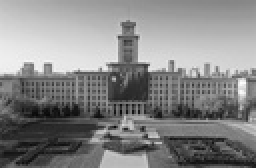
%> input picture lab5/codes/pic/NKU70_gray.jpg, 128 x 84 px, shrunk from 625 x 411 before the run (shown 2 times larger)
$ octave BMPbit1_8_XtoY.m   (GNU Octave 9; MATLAB toolbox functions it lacks are replaced by stand-ins)
%> lines starting %> are read from the running program, lines starting %| are printed output that depends on the picture; in (x1, y1, x2, y2) boxes, pixels count from 0 and x2, y2 are one past the last pixel; in counts of white or black regions, pixels touching at a corner belong together; the program's own positions count from 1
clc;
clear all;
close all;

figure;
img = imread("./pic/NKU70_gray.jpg");
%> img is the input picture: size 84x128 uint8; min 8, max 255, mean 133.6
imshow(img);
title('原图像');
imwrite(img, './pic/BMPbit1_8_XtoY/NKU70_gray.bmp');

for t = 1 : 8
    [m, n] = size(img);
%> m = 84; n = 128
    x = zeros(m, n);
    y = zeros(m, n);
    z = zeros(m, n);
    for i = 1 : m
        for j = 1 : n
            x(i, j) = bitget(img(i, j), t);
        end
    end
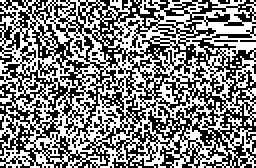
%> x: size 84x128 double (shown 2 times larger); values 0 (black) and 1 (white), 51.1% white; black in thin lines or dots

    figure;
    imshow(x, []);
    title(['第 ', num2str(t), ' 个位平面']);
    imwrite(x, ['./pic/BMPbit1_8_XtoY/NKU70_gray_', num2str(t), '.png']);


    for k = 1 : t
        x = zeros(m, n);

        for i = 1 : m
            for j = 1 : n
                x(i, j) = bitget(img(i, j), k);
            end
        end

        for i = 1 : m
            for j = 1 : n
                y(i, j) = bitset(y(i, j), k, x(i, j));
            end
        end
    end

    figure;
    imshow(y, []);
    title(['第 1 - ', num2str(t), ' 个位平面']);
    imwrite(y, ['./pic/BMPbit1_8_XtoY/NKU70_gray_lo_', num2str(t), '_rebuild.png']);

    for k = t + 1 : 8
        x = zeros(m, n);
        for i = 1 : m
            for j = 1 : n
                x(i, j) = bitget(img(i, j), k);
            end
        end
        for i = 1 : m
            for j = 1 : n
                z(i, j) = bitset(z(i, j), k, x(i, j));
            end
        end
    end
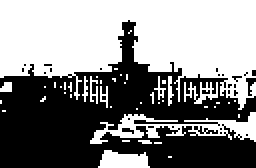
%> x: size 84x128 double (shown 2 times larger); values 0 (black) and 1 (white), 53.1% white; 29 black regions (26 under 20 px), largest, box (x1, y1, x2, y2) and area: (0, 10, 128, 84) 4921, (123, 39, 128, 48) 22, (97, 63, 109, 67) 22

    figure;
    imshow(z, []);
    title(['第 ', num2str(t) + 1, ' - 8 个位平面']);
    imwrite(z, ['./pic/BMPbit1_8_XtoY/NKU70_gray_hi_', num2str(t), '_rebuild.png']);
%> (the run ends here)
